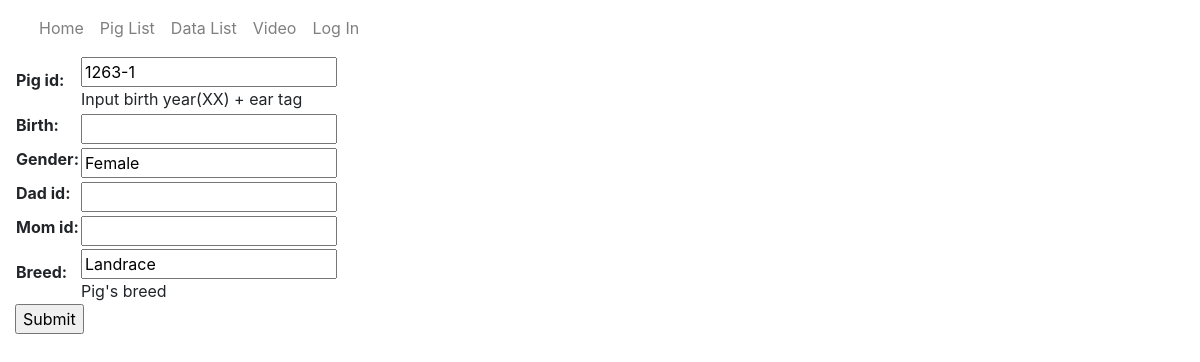
The page /catalog/pig/1263-1/update/ on the database as committed earlier.
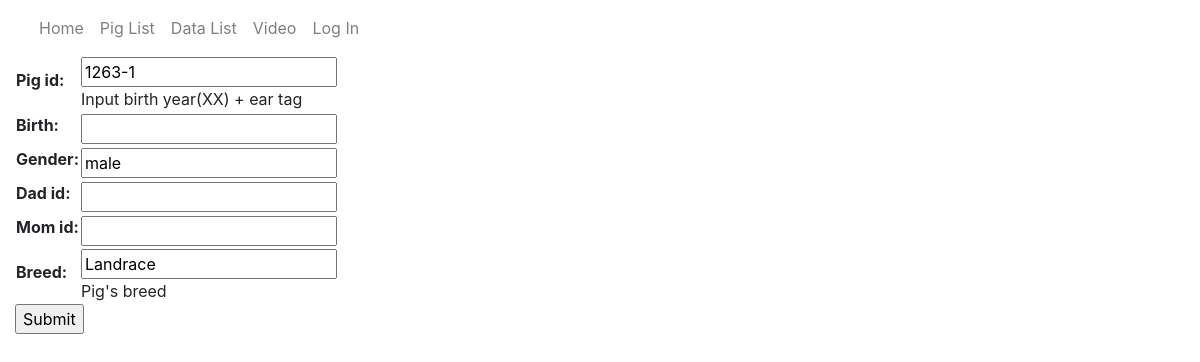
The same page on the database as committed later.
### catalog/models.py (models this page shows, shortened)
class Pig(models.Model):
    pig_id = models.CharField(max_length=8,primary_key=True, help_text='Input birth year(XX) + ear tag')
    birth = models.DateField(null=True, blank=True)
    gender = models.CharField(max_length=100,null=True, blank=True)
    dad_id = models.CharField(max_length=100,null=True, blank=True)
    mom_id = models.CharField(max_length=100,null=True, blank=True)
    breed = models.CharField(max_length=10, help_text='Pig\'s breed')

### catalog/views.py (the view)
# urls.py: path('pig/<str:pk>/update/', views.PigUpdate.as_view(), name='pig-update'),
class PigUpdate(Update_with_historyView):
    model = Pig
    history_model = Pig_history
    fields = ['pig_id','birth','gender','dad_id', 'mom_id', 'breed']

### catalog/templates/catalog/pig_form.html (shortened to what this page needs)
{% extends "base_generic.html" %}
{% block content %}
<form action="" method="post">
    <table>
    {{ form.as_table }}
    </table>
    <input type="submit" value="Submit" />
</form>
{% endblock %}

Rows that differ between the two databases and show on the page:
changed Pig "Landrace": gender "Female" → "male"
